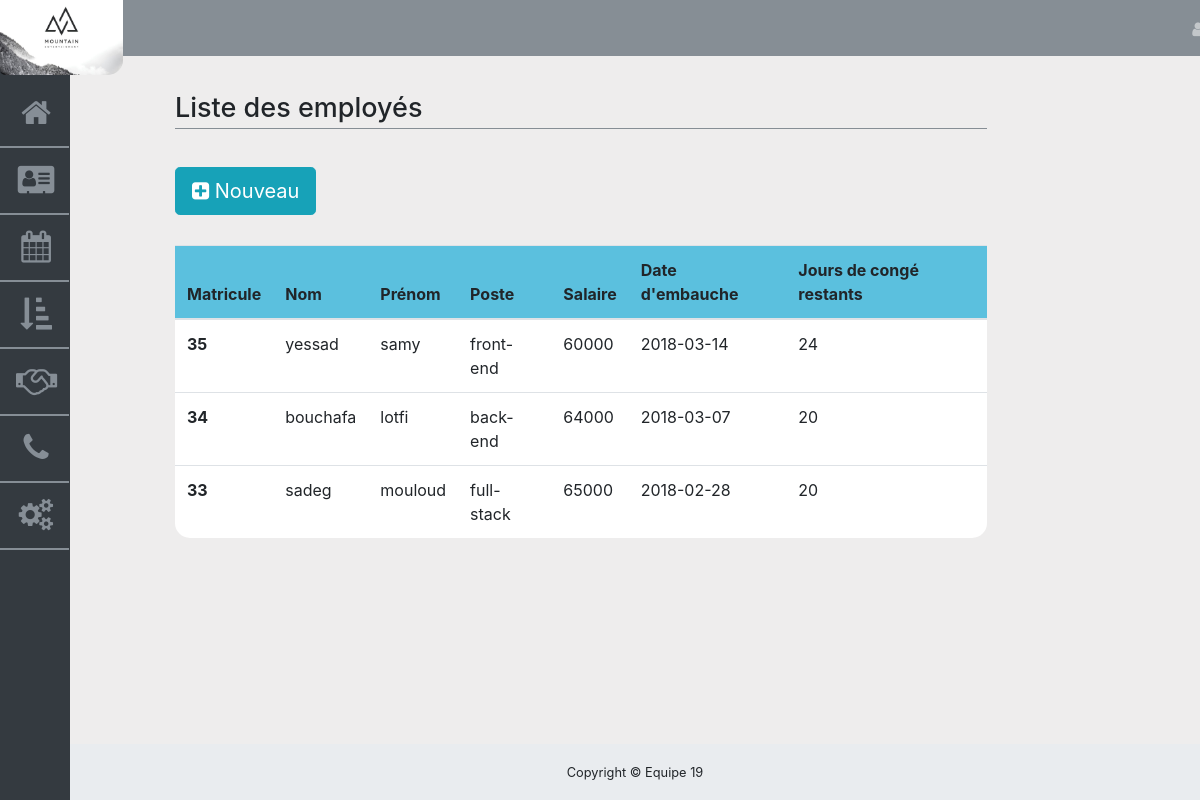
Page /?p=administration (signed in) on the committed database.
### tables this page shows
CREATE TABLE IF NOT EXISTS `parametres` (
  `specialite` varchar(255) NOT NULL,
  `adress` varchar(255) NOT NULL,
  `fax` varchar(255) NOT NULL,
  `adrgerant` varchar(255) NOT NULL,
  `msgacueille` text NOT NULL,
  `tel` varchar(30) NOT NULL,
  `gerant` varchar(255) NOT NULL,
  `raisonsocial` varchar(255) NOT NULL,
  `rc` varchar(255) NOT NULL,
  `siteweb` varchar(255) NOT NULL,
  `theme` varchar(20) NOT NULL,
  `logo` varchar(50) NOT NULL,
  `idfisc` varchar(30) NOT NULL,
  `imgacueille` varchar(255) DEFAULT NULL
);

CREATE TABLE IF NOT EXISTS `employe` (
  `id` int(11) NOT NULL AUTO_INCREMENT,
  `nom` varchar(255) DEFAULT NULL,
  `prenom` varchar(255) DEFAULT NULL,
  `email` varchar(255) DEFAULT NULL,
  `naissance` varchar(30) DEFAULT NULL,
  `situation` varchar(255) DEFAULT NULL,
  `embauche` varchar(30) DEFAULT NULL,
  `poste` varchar(255) DEFAULT NULL,
  `responsable` varchar(255) DEFAULT NULL,
  `salaire` int(11) DEFAULT NULL,
  `projet` varchar(255) DEFAULT NULL,
  `immatriculation` varchar(255) DEFAULT NULL,
  `statut` varchar(255) DEFAULT NULL,
  `adresse` varchar(255) DEFAULT NULL,
  `telephone` varchar(255) DEFAULT NULL,
  `nbjour` varchar(11) DEFAULT NULL,
  `cbancaire` varchar(255) DEFAULT NULL,
  `commentaire` text,
  `demission` varchar(30) DEFAULT NULL,
  PRIMARY KEY (`id`)
);

### core/Controller/controller.php (called while the page is built, shortened)
<?php
class  Controller {
  public function render($vue,$array=[],$other=[])
  {
    $parametres = new Parametres ;
    $param = $parametres->liste();
    require 'app/views/'.$vue.'.php';
    $content = ob_get_clean();
    require 'app/views/templates/default.php';
  }
}

### app/controller/GADcontroleur.php (called while the page is built, shortened)
<?php
class GADcontroleur extends \core\Controller\controller{
	public function administration()
	{
		$employe = new Employe();
		$liste = $employe->liste();
		$this->render('administration',$liste);
	}
}

### core/DataBase/dataBase.php (called while the page is built, shortened)
<?php
class dataBase{
	private $db_name;
    private $db_host;
    private $db_user;
    private $db_pass;
    private $pdo;
    public function __construct($db_name,$db_host='localhost',$db_user='root',$db_pass='')
    {
    	$this->db_name=$db_name;
    	$this->db_host=$db_host;
    	$this->db_user=$db_user;
    	$this->db_pass=$db_pass;
    	$this->pdo=$this->getPdo();
    }
    public function getPdo()
    {
    	if(is_null($this->pdo))
    	{
    		$this->pdo=new PDO('mysql:dbname='.$this->db_name.';localhost='.$this->db_host.'',''.$this->db_user.'',''.$this->db_pass.'');
    		$this->pdo->setAttribute(PDO::ATTR_ERRMODE,PDO::ERRMODE_EXCEPTION);
    	}
    	return $this->pdo;
    }
    public function query($statement)
    {
     $query=$this->getPdo()->query($statement);
     $result=$query->fetchAll(PDO::FETCH_OBJ);
     if(!empty($result))
     {
        return $result;
     }
     return false;
    }
	}

### app/model/Employe.php (called while the page is built, shortened)
<?php
class Employe extends \core\model\table {
	public function liste()
	{
		$data = App::getDb()->query('SELECT * FROM Employe');
		return $data;
	}
}

### Autoloader.php (called while the page is built, shortened)
<?php
class Autoloader
{
	static function Autoload($class_name,$name = '')
	{
		$class_name = str_replace('\\', '/', $class_name);
		$name = explode('/',$class_name);
		$name = end($name);
	}
}

### app/App.php (called while the page is built, shortened)
<?php
Class App{
	private static $db;
	public static function getDb()
	{
		if(self::$db === null)
		{
			require 'core/DataBase/database.php';
			self::$db = new database('rh');
		}
		return self::$db;
	}
}

### app/model/Parametres.php (called while the page is built, shortened)
<?php
class Parametres
{
	public function liste()
	{
		return (App::getDb()->query('SELECT * FROM parametres'));
	}
}

### app/views/administration.php (the view)
<link href="public/css/tableaustyle.css" rel="stylesheet">
<div class="col-md-10">
    <h6 class="titre"> Liste des employés</h6>
    <a href="?p=addemploye"style="margin-bottom :30px;" > <button style="margin-bottom :30px;" class="btn btn-lg btn-info"><i class="fa fa-plus-square"></i> Nouveau</button> </a>
    <div class="ttable">
    <table class="table">
    <thead  style ="background-color:#5BC0DE;"class="entet">
    <tr>
      <th scope="col">Matricule</th>
      <th scope="col">Nom</th>
      <th scope="col">Prénom</th>
      <th scope="col">Poste</th>
      <th scope="col">Salaire</th>
      <th scope="col">Date d'embauche</th>
      <th scope="col">Jours de congé restants</th>
    </tr>
  </thead>
  <tbody>
    <?php
  if($array != false)
  {
    foreach ($array as $element)
    {?>
      <tr  onclick="location.href='?p=upemploye&amp;id=<?php echo $element->id ?>'" style="cursor: pointer ; " class="lien" >
        <th scope="row"><?php echo $element->id ?></th>
        <td><?php echo $element->nom ?></td>
        <td><?php echo $element->prenom ?></td>
        <td><?php echo $element->poste ?></td>
        <td><?php echo $element->salaire ?></td>
        <td><?php echo $element->embauche ?></td>
        <td><?php echo $element->nbjour ?></td>
      </tr>
      <?php
    }
  }
    ?>
  </tbody>
</table>
</div>
<div class="col-md-10">

### app/views/templates/default.php (shortened to what this page needs)
<!DOCTYPE html>
<html lang="fr">
<head>
  <link href="app/views/templates/vendor/bootstrap/css/bootstrap.min.css" rel="stylesheet">
  <link href="app/views/templates/vendor/font-awesome/css/font-awesome.min.css" rel="stylesheet" type="text/css">
  <link href="app/views/templates/fontawesome.min.css" rel="stylesheet" type="text/css">
  <link href="app/views/templates/vendor/datatables/dataTables.bootstrap4.css" rel="stylesheet">
  <link href="app/views/templates/css/sb-admin.css" rel="stylesheet">
</head>
<body class="fixed-nav sticky-footer bg-dark" id="page-top">
  <nav class="navbar navbar-expand-lg navbar-dark bg-dark fixed-top binks" id="mainNav">
    <div class="collapse navbar-collapse" id="navbarResponsive">
      <ul class="navbar-nav navbar-sidenav " id="exampleAccordion">
        <li class="nav-item" data-toggle="tooltip" data-placement="right" title="Acceuil" >
          <a class="nav-link nani"  href="?p=home">
            <i class="fa fa-fw fa-home fa-2x" ></i>
          </a>
        </li>
        <li class="nav-item "  data-toggle="tooltip" data-placement="right" title="GestionAd" >
          <a class="nav-link nani" href="?p=administration">
            <i class="fa fa-fw fa-address-card fa-2x "></i>
          </a>
        </li>
        <li class="nav-item " data-toggle="tooltip" data-placement="right" title="Congés" >
          <a class="nav-link nani" href="?p=calender">
            <i class="fa fa-fw fa-calendar-alt fa-2x "></i>
          </a>
        </li>
        <li class="nav-item " data-toggle="tooltip" data-placement="right" title="Evaluations" >
          <a class="nav-link nani" href="?p=evaluation">
            <i class="fa fa-fw fa-sort-amount-down fa-2x "></i>
          </a>
        </li>
        <li class="nav-item"  data-toggle="tooltip" data-placement="right" title="Recrutements" >
          <a class="nav-link nani" href="?p=recrutement">
            <i class="fa fa-fw fa-handshake fa-2x "></i>
          </a>
        </li>
        <li class="nav-item " data-toggle="tooltip" data-placement="right" title="Annuaire" >
          <a class="nav-link nani" href="?p=annuaire">
            <i class="fa fa-fw fa-phone fa-2x "></i>
          </a>
        </li>
        <?php
        if ($_SESSION['type']=='admin')
        {?>
        <li class="nav-item "  data-toggle="tooltip" data-placement="right" title="Parametres" >
          <a class="nav-link nani" href="?p=param">
            <i class="fa fa-fw fa-cogs fa-2x "></i>
          </a>
        </li>
    <?php  }?>
      </ul>
      <img src="<?=$param[0]->logo?>" alt="Avatar"  class="avatar">
      <div class="sup">
      <ul class="navbar-nav ml-auto">
        <li class="nav-item dropdown">
          <a class="nav-link" id="deroul">
            <i class="fa fa-fw fa-user"></i><?=$_SESSION['identifiant']?></a>
        </li>
      </ul>
    </div>
</div>
  </nav>
  <div class="content-wrapper ">
  <div class="interne">
    <?=$content?>
</div>
</div>
    <footer class="sticky-footer">
      <div class="container">
        <div class="text-center">
          <small> Copyright © Equipe 19 </small>
        </div>
      </div>
    </footer>
</body>
</html>

### app/views/templates/css/sb-admin.css (style rules this page uses)
html { position: relative; min-height: 100%; }
body { overflow-x: hidden; }
body.sticky-footer { margin-bottom: 56px; }
body.sticky-footer .content-wrapper { min-height: calc(100vh - 56px - 56px); }
body.fixed-nav { padding-top: 56px; }
.content-wrapper { min-height: calc(100vh - 56px); padding-top: 1rem; }
#mainNav .navbar-collapse { overflow: auto; max-height: 300vh; min-height: none; }
#mainNav .navbar-collapse .navbar-nav .nav-item .nav-link { cursor: pointer; }
#mainNav .navbar-collapse .navbar-nav > .nav-item.dropdown > .nav-link { position: relative; min-width: 45px; right:13px; }
#mainNav .navbar-collapse .navbar-nav > .nav-item.dropdown > .nav-link:after { float: right; width: auto; content: '\f105'; border: none; font-family: 'FontAwesome'; }
@media (min-width: 992px) { #mainNav .navbar-collapse { overflow: visible; max-height: none; } }
@media (min-width: 992px) { #mainNav .navbar-collapse .navbar-sidenav { position: absolute; top: 0px; left: 0; -webkit-flex-direction: column; -ms-flex-direction: column; flex-direction: column; margin-top: 56px; } }
@media (min-width: 992px) { #mainNav .navbar-collapse .navbar-sidenav > .nav-item { width: 69px } }
@media (min-width: 992px) { #mainNav .navbar-collapse .navbar-sidenav > .nav-item > .nav-link { padding: 1em; } }
@media (min-width: 992px) { #mainNav .navbar-collapse .navbar-nav > .nav-item.dropdown > .nav-link { min-width: 0; } }
@media (min-width: 992px) { #mainNav .navbar-collapse .navbar-nav > .nav-item.dropdown > .nav-link:after { width: 24px; text-align: center; } }
@media (min-width: 992px ) { #mainNav.fixed-top .navbar-sidenav { height: calc(100vh ); } }
.content-wrapper { overflow-x: hidden; background: white; }
@media (min-width: 992px) { .content-wrapper { margin-left: 70px; } }
#mainNav.navbar-dark .navbar-collapse .navbar-sidenav > .nav-item > .nav-link { color: #868e96; }
#mainNav.navbar-dark .navbar-collapse .navbar-nav > .nav-item.dropdown > .nav-link:after { color: #adb5bd; }
@media (min-width: 992px) { #mainNav.navbar-dark .navbar-collapse .navbar-sidenav { background: #343a40; } }
@media (min-width: 992px) { footer.sticky-footer { position: absolute; right: 0; bottom: 0; width: 100%; height: 56px; background-color: #e9ecef; line-height: 55px; } }
@media (min-width: 992px) { .dropdown { position: relative; display: inline-block; } }
@media (min-width: 992px) { .avatar { vertical-align: middle; width: 123px; height: 93px; margin: 0; padding: 0; border-radius: 5px; } }
@media (min-width: 992px) { body .nav-item { margin:0px; } }
@media (min-width: 992px) { .interne { margin: 30px; margin-top: 50px; margin-left: 90px; width: auto; position: center; } }
@media (min-width: 992px) { .nani { border-width:2.2px; border-bottom-style: solid; position: relative; top: 25px; } }

### public/css/tableaustyle.css (style rules this page uses)
.ttable { background-color: #FFFFFF; width: auto; height: auto; max-height: none; max-width: none; border-radius: 15px; }
.titre { border-bottom-style: solid; border-width:0.1px; padding-bottom:4px; border-color:#868e95; position: relative; top: -30px; font-size: 27px; }

### app/views/templates/default.php (style rules this page uses)
.navbar-collapse { min-height: none; height: 20px; }
.avatar { position: relative; right: 16px; vertical-align: middle; width: 123px; height: 93px; margin: 0; padding: 0; border-bottom-right-radius: 15px; }
.ml-auto { position: relative; left : 1070px; top: 9px; }
.content-wrapper { background-color: #EEEDED; }

### rows in the picture
parametres: logo (picture)
employe: id "35", nom "yessad", prenom "samy", poste "front-end", salaire "60000", embauche "2018-03-14", nbjour "24"
employe: id "34", nom "bouchafa", prenom "lotfi", poste "back-end", salaire "64000", embauche "2018-03-07", nbjour "20"
employe: id "33", nom "sadeg", prenom "mouloud", poste "full-stack", salaire "65000", embauche "2018-02-28", nbjour "20"
